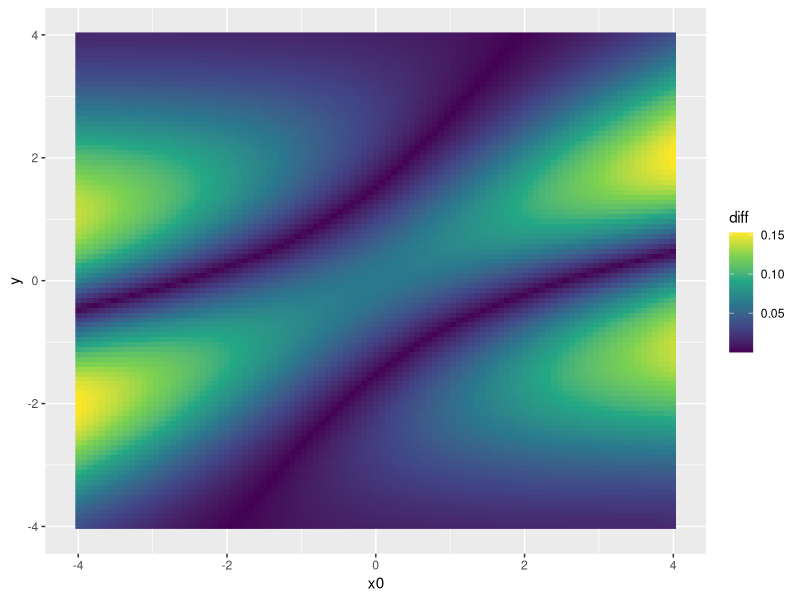
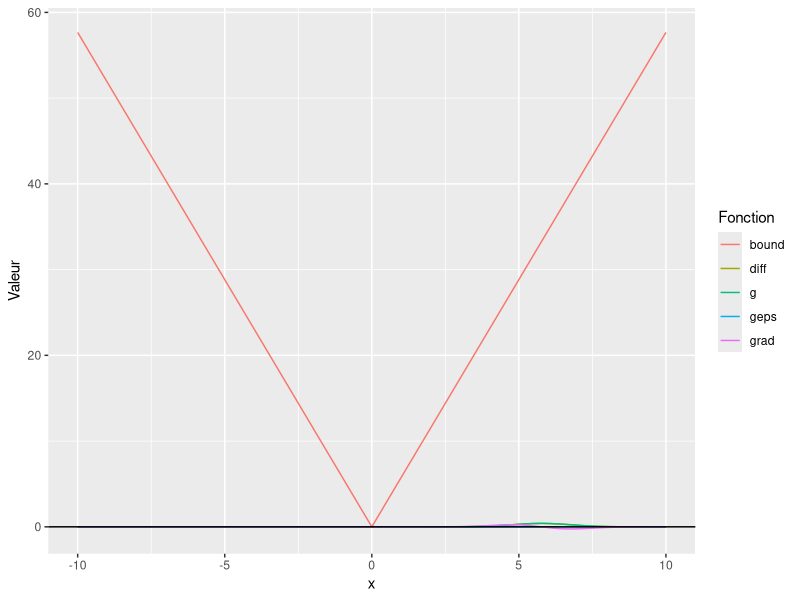

Reproduce these figures in R, in order.
rm(list = ls())
# Utils -------------------------------------------------------------------

get_q <- function(x, a, b, x0){
  dnorm(x, a * x0, b)
}
get_g <- function(x, c, d, y){
  dnorm(y, c * x, d)
}
get_a <- function(rho, delta, method = "ou"){
  if(method == "ou"){
    return(exp(-rho * delta))
  }
  else if(method == "euler"){
    return(1 - rho * delta)
  }
  else{
    stop("method must be 'ou' or 'euler'")
  }
}
get_b <- function(rho, sigma, delta, method = "ou"){
  if(method == "ou"){
    return(sigma * sqrt(0.5 * (1 - exp(-2 * rho * delta)) / rho))
  }
  else if(method == "euler"){
    return(sigma * sqrt(delta))
  }
  else{
    stop("method must be 'ou' or 'euler'")
  }
}

get_l <- function(x, a, b, c, d, x0, y){
  get_q(x, a, b, x0) * get_g(x, c, d, y)
}

get_gamma2 <- function(b, c, d){
  gamma2_inv <- c^2 / d^2 + 1 / b^2
  1 / gamma2_inv
}

get_integrand <- function(rho, sigma, delta, c, d, x0, y, method = "ou"){
  a <- get_a(rho, delta, method); 
  b <- get_b(rho, sigma, delta, method)
  gamma2 <- get_gamma2(b, c, d)
  initial_integrand <- sqrt(gamma2) / (b * d * sqrt(2 * pi))
  eterm <- exp(-0.5 * ((y / d)^2 + (a / b * x0)^2 - gamma2 * (a / b^2 * x0 + c / d^2 * y)^2))
  if(eterm > 1)
    warning("eterm superieur à 1")
  initial_integrand * eterm
}


# Example -----------------------------------------------------------------

set.seed(123)
foo <- function(my_x0, my_y, method){
  z <- get_integrand(rho = 0.5, sigma = 1, delta = 2 , c = 1, d = 1, my_x0, my_y, method)
  data.frame(x0 = my_x0, y = my_y, z = z, method = method)
}

plan_xp <- expand.grid(my_x0 = seq(-4, 4, length.out = 101),
                       my_y = seq(-4, 4, length.out = 101),
                       method = c("euler", "ou"))
library(tidyverse)
resultats <- purrr::pmap_dfr(plan_xp, foo)
resultats %>% 
  group_by(x0, y) %>% 
  summarise(diff = abs(diff(z))) %>% 
  ggplot() +
  aes(x = x0, y = y, fill = diff) +
  geom_raster() +
  scale_fill_viridis_c()

my_alpha <- runif(1)
my_y <- runif(1, -10, 10)
foo2 <- function(x, y){
  dnorm(y, x, 1) - dnorm(y, my_alpha * x, 1)
}
foo2_grad <- function(x, y){
  (y - x) * dnorm(y, x, 1) - my_alpha * (y - my_alpha * x) *dnorm(y, my_alpha * x, 1)
}
optimize(function(x) abs(foo2(x, my_y)), c(-10, 10), maximum = TRUE)

tibble(x = seq(-10, 10, length.out = 501), y = my_y, g = dnorm(y, x, 1), geps = dnorm(y, my_alpha * x, 1),
       diff = abs(foo2(x, y)), grad = foo2_grad(x, y), bound = abs(x *y)) %>% 
  pivot_longer(-c("x", "y"), names_to = "Fonction", values_to = "Valeur") %>% 
  ggplot(aes(x = x, y = Valeur, color = Fonction)) +
    geom_line() + 
  geom_hline(yintercept = 0)
